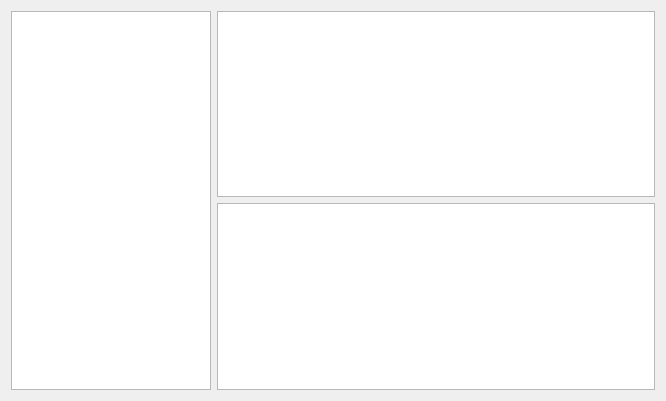
<?xml version="1.0" encoding="UTF-8"?>
<ui version="4.0">
 <class>XConfigDialog</class>
 <widget class="QDialog" name="XConfigDialog">
  <property name="geometry">
   <rect>
    <x>0</x>
    <y>0</y>
    <width>666</width>
    <height>401</height>
   </rect>
  </property>
  <property name="windowTitle">
   <string>Wizard Browser</string>
  </property>
  <layout class="QGridLayout" name="gridLayout">
   <item row="0" column="1">
    <widget class="QSplitter" name="uiMainSPLT">
     <property name="orientation">
      <enum>Qt::Horizontal</enum>
     </property>
     <widget class="QWidget" name="layoutWidget">
      <layout class="QVBoxLayout" name="verticalLayout">
       <property name="margin">
        <number>0</number>
       </property>
       <item>
        <widget class="QTableWidget" name="uiWizardTABLE">
         <property name="editTriggers">
          <set>QAbstractItemView::NoEditTriggers</set>
         </property>
         <property name="gridStyle">
          <enum>Qt::NoPen</enum>
         </property>
        </widget>
       </item>
       <item>
        <widget class="QTextEdit" name="uiDescriptionTXT">
         <property name="readOnly">
          <bool>true</bool>
         </property>
        </widget>
       </item>
      </layout>
     </widget>
    </widget>
   </item>
   <item row="0" column="0">
    <widget class="XTreeWidget" name="uiPluginTREE">
     <property name="minimumSize">
      <size>
       <width>200</width>
       <height>0</height>
      </size>
     </property>
     <property name="maximumSize">
      <size>
       <width>200</width>
       <height>16777215</height>
      </size>
     </property>
     <property name="rootIsDecorated">
      <bool>false</bool>
     </property>
     <property name="x_arrowStyle" stdset="0">
      <bool>true</bool>
     </property>
     <property name="x_hint" stdset="0">
      <string>No wizards were found.</string>
     </property>
     <property name="x_showGrid" stdset="0">
      <bool>false</bool>
     </property>
     <attribute name="headerVisible">
      <bool>false</bool>
     </attribute>
     <column>
      <property name="text">
       <string notr="true">1</string>
      </property>
     </column>
    </widget>
   </item>
  </layout>
 </widget>
 <customwidgets>
  <customwidget>
   <class>XTreeWidget</class>
   <extends>QTreeWidget</extends>
   <header>projexui.widgets.xtreewidget</header>
  </customwidget>
 </customwidgets>
 <resources/>
 <connections/>
</ui>
